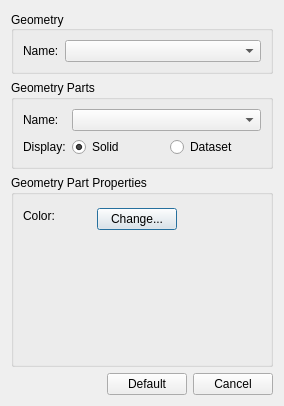
<?xml version="1.0" encoding="UTF-8"?>
<ui version="4.0">
 <class>GeometryPropertiesDialog</class>
 <widget class="QDialog" name="GeometryPropertiesDialog">
  <property name="geometry">
   <rect>
    <x>0</x>
    <y>0</y>
    <width>284</width>
    <height>406</height>
   </rect>
  </property>
  <property name="windowTitle">
   <string>Geometry Properties</string>
  </property>
  <layout class="QVBoxLayout" name="verticalLayout">
   <item>
    <widget class="QGroupBox" name="groupBox">
     <property name="sizePolicy">
      <sizepolicy hsizetype="Preferred" vsizetype="Preferred">
       <horstretch>0</horstretch>
       <verstretch>0</verstretch>
      </sizepolicy>
     </property>
     <property name="title">
      <string>Geometry</string>
     </property>
     <property name="alignment">
      <set>Qt::AlignLeading|Qt::AlignLeft|Qt::AlignVCenter</set>
     </property>
     <layout class="QFormLayout" name="formLayout">
      <item row="0" column="0">
       <widget class="QLabel" name="label">
        <property name="text">
         <string>Name:</string>
        </property>
       </widget>
      </item>
      <item row="0" column="1">
       <widget class="QComboBox" name="m_geometriesCombo"/>
      </item>
     </layout>
    </widget>
   </item>
   <item>
    <widget class="QGroupBox" name="groupBox_2">
     <property name="title">
      <string>Geometry Parts</string>
     </property>
     <layout class="QFormLayout" name="formLayout_2">
      <item row="0" column="0">
       <widget class="QLabel" name="label_2">
        <property name="text">
         <string>Name:</string>
        </property>
       </widget>
      </item>
      <item row="0" column="1">
       <widget class="QComboBox" name="m_geometryPartsCombo"/>
      </item>
      <item row="1" column="0">
       <widget class="QLabel" name="label_3">
        <property name="text">
         <string>Display:</string>
        </property>
       </widget>
      </item>
      <item row="1" column="1">
       <layout class="QHBoxLayout" name="horizontalLayout">
        <item>
         <widget class="QRadioButton" name="m_solidRadio">
          <property name="text">
           <string>Solid</string>
          </property>
          <property name="checked">
           <bool>true</bool>
          </property>
          <attribute name="buttonGroup">
           <string notr="true">buttonGroup</string>
          </attribute>
         </widget>
        </item>
        <item>
         <widget class="QRadioButton" name="m_datasetRadio">
          <property name="text">
           <string>Dataset</string>
          </property>
          <attribute name="buttonGroup">
           <string notr="true">buttonGroup</string>
          </attribute>
         </widget>
        </item>
       </layout>
      </item>
     </layout>
    </widget>
   </item>
   <item>
    <widget class="QGroupBox" name="groupBox_3">
     <property name="title">
      <string>Geometry Part Properties</string>
     </property>
     <layout class="QVBoxLayout" name="verticalLayout_2">
      <property name="leftMargin">
       <number>0</number>
      </property>
      <property name="topMargin">
       <number>0</number>
      </property>
      <property name="rightMargin">
       <number>0</number>
      </property>
      <property name="bottomMargin">
       <number>0</number>
      </property>
      <item>
       <widget class="QStackedWidget" name="stackedWidget">
        <property name="currentIndex">
         <number>0</number>
        </property>
        <widget class="QWidget" name="page">
         <layout class="QFormLayout" name="formLayout_4">
          <item row="0" column="0">
           <widget class="QLabel" name="label_4">
            <property name="text">
             <string>Color:</string>
            </property>
           </widget>
          </item>
          <item row="0" column="1">
           <layout class="QHBoxLayout" name="horizontalLayout_2">
            <item>
             <widget class="QLabel" name="m_colorLabel">
              <property name="sizePolicy">
               <sizepolicy hsizetype="Fixed" vsizetype="Fixed">
                <horstretch>0</horstretch>
                <verstretch>0</verstretch>
               </sizepolicy>
              </property>
              <property name="minimumSize">
               <size>
                <width>30</width>
                <height>30</height>
               </size>
              </property>
              <property name="maximumSize">
               <size>
                <width>30</width>
                <height>30</height>
               </size>
              </property>
              <property name="text">
               <string/>
              </property>
             </widget>
            </item>
            <item>
             <widget class="QPushButton" name="m_changeColorButton">
              <property name="text">
               <string>Change...</string>
              </property>
             </widget>
            </item>
            <item>
             <spacer name="horizontalSpacer">
              <property name="orientation">
               <enum>Qt::Horizontal</enum>
              </property>
              <property name="sizeHint" stdset="0">
               <size>
                <width>40</width>
                <height>20</height>
               </size>
              </property>
             </spacer>
            </item>
           </layout>
          </item>
         </layout>
        </widget>
        <widget class="QWidget" name="page_2">
         <layout class="QFormLayout" name="formLayout_3">
          <item row="0" column="0">
           <widget class="QLabel" name="label_6">
            <property name="text">
             <string>Dataset Name:</string>
            </property>
           </widget>
          </item>
          <item row="0" column="1">
           <widget class="QComboBox" name="m_datasetNamesCombo"/>
          </item>
          <item row="1" column="0">
           <widget class="QLabel" name="label_7">
            <property name="text">
             <string>Nof Bands:</string>
            </property>
           </widget>
          </item>
          <item row="1" column="1">
           <widget class="QSpinBox" name="m_bandsSpinBox">
            <property name="minimum">
             <number>1</number>
            </property>
            <property name="value">
             <number>10</number>
            </property>
           </widget>
          </item>
          <item row="2" column="0">
           <widget class="QLabel" name="label_8">
            <property name="text">
             <string>Show Borders:</string>
            </property>
           </widget>
          </item>
          <item row="2" column="1">
           <widget class="QCheckBox" name="m_bordersCheckBox">
            <property name="layoutDirection">
             <enum>Qt::LeftToRight</enum>
            </property>
            <property name="text">
             <string/>
            </property>
           </widget>
          </item>
         </layout>
        </widget>
       </widget>
      </item>
     </layout>
    </widget>
   </item>
   <item>
    <layout class="QHBoxLayout" name="horizontalLayout_3">
     <item>
      <spacer name="horizontalSpacer_2">
       <property name="orientation">
        <enum>Qt::Horizontal</enum>
       </property>
       <property name="sizeHint" stdset="0">
        <size>
         <width>40</width>
         <height>20</height>
        </size>
       </property>
      </spacer>
     </item>
     <item>
      <widget class="QPushButton" name="m_defaultButton">
       <property name="text">
        <string>Default</string>
       </property>
      </widget>
     </item>
     <item>
      <widget class="QPushButton" name="m_cancelButton">
       <property name="text">
        <string>Cancel</string>
       </property>
      </widget>
     </item>
    </layout>
   </item>
  </layout>
 </widget>
 <resources/>
 <connections>
  <connection>
   <sender>m_cancelButton</sender>
   <signal>clicked()</signal>
   <receiver>GeometryPropertiesDialog</receiver>
   <slot>reject()</slot>
   <hints>
    <hint type="sourcelabel">
     <x>242</x>
     <y>306</y>
    </hint>
    <hint type="destinationlabel">
     <x>275</x>
     <y>296</y>
    </hint>
   </hints>
  </connection>
 </connections>
 <buttongroups>
  <buttongroup name="buttonGroup"/>
 </buttongroups>
</ui>
